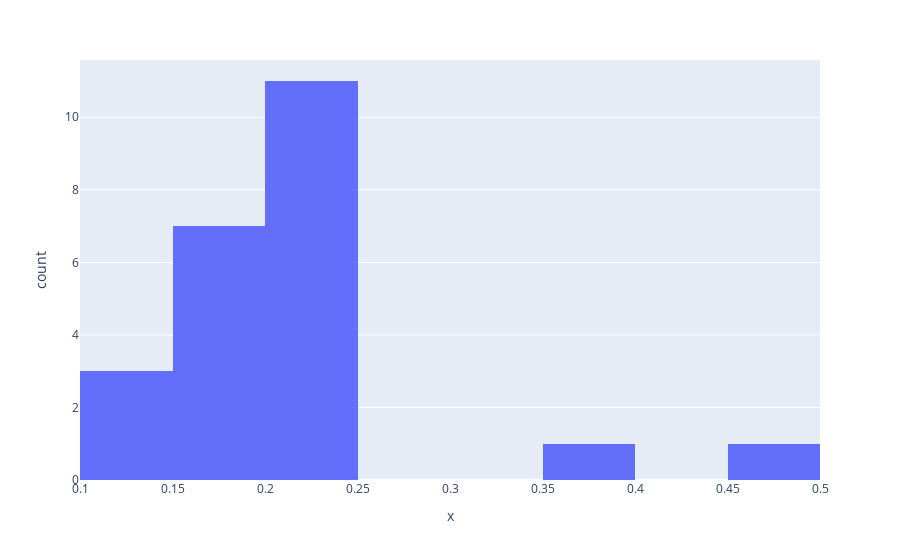

The code cell stored with this chart in its notebook:
### Code cell
result = run_test(
    "validmind.model_validation.ragas.ContextRelevancy",
    inputs={"dataset": vm_test_ds},
    show=False,
)
plot_distribution(result.metric.summary.results[0].data)

### Figure 1 — Plotly figure (JSON) as saved in the notebook; plotly's stock layout.template omitted (floating-point values rounded to 4 significant figures)
{"data": [{"alignmentgroup": "True", "bingroup": "x", "hovertemplate": "x=%{x}<br>count=%{y}<extra></extra>", "legendgroup": "", "marker": {"color": "#636efa", "pattern": {"shape": ""}}, "name": "", "nbinsx": 10, "offsetgroup": "", "orientation": "v", "showlegend": false, "type": "histogram", "x": [0.4783, 0.1818, 0.2083, 0.1379, 0.1379, 0.2083, 0.2083, 0.2143, 0.2069, 0.15, 0.2083, 0.2143, 0.1818, 0.375, 0.2, 0.1818, 0.1875, 0.1429, 0.2, 0.2069, 0.1905, 0.2143, 0.1786], "xaxis": "x", "yaxis": "y"}], "layout": {"barmode": "relative", "legend": {"tracegroupgap": 0}, "margin": {"t": 60}, "xaxis": {"anchor": "y", "domain": [0, 1], "title": {"text": "x"}}, "yaxis": {"anchor": "x", "domain": [0, 1], "title": {"text": "count"}}}}
